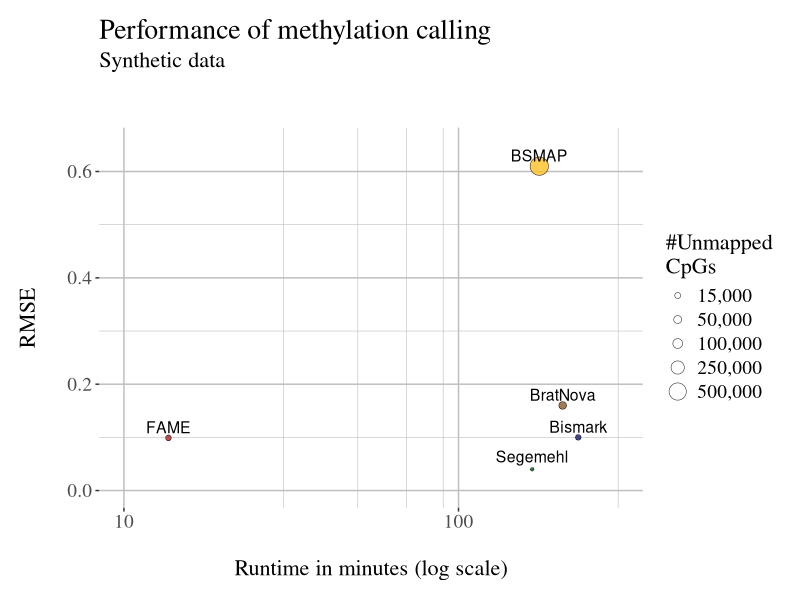
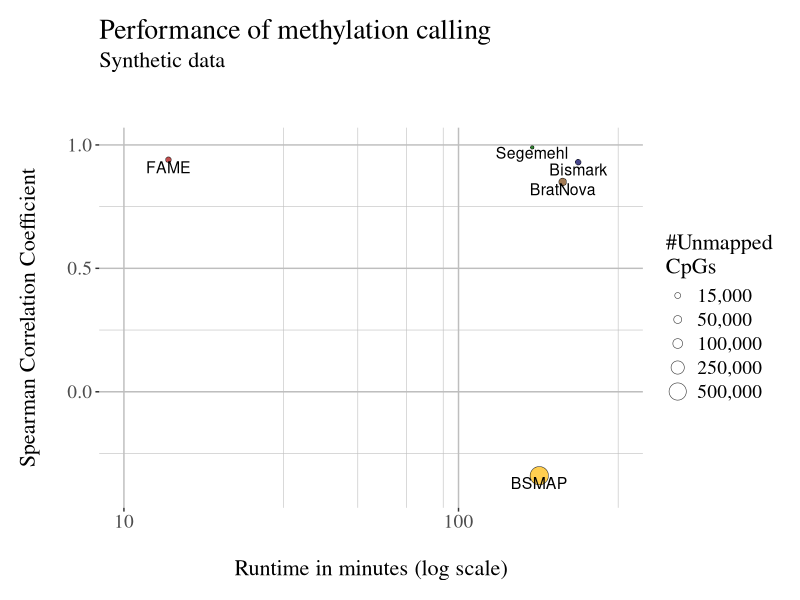

Recreate these plots in R, in order.
require(ggplot2)
require(ggthemes)
require(scales)

get_secs <- function(h,m,s)
{
	return((h*60 + m)*60 + s)
}

get_hours <- function(h,m,s)
{
	return(h + m/60 + s/(60*60))
}
get_minutes <- function(h,m,s)
{
	return(h*60 + m + s/60)
}

data <- data.frame(
names = c("BSMAP", "BratNova", "Bismark", "FAME", "Segemehl"),
#runtime = c(get_secs(7+10,22+49,30+55), get_secs(25+3,42+3,24+56), get_secs(35+13,3+9,25+53), get_secs(4,28,32)),
runtime = c(get_minutes(1,59+54,24+58), get_minutes(1+1,58+26,30+18), get_minutes(1+2,46+1,27+26), get_minutes(0,13,35), get_minutes(2,5+8+31,45+50+28)),
unmapped = c(583528,44800,12371,12408,57),
rmse = c(0.61,0.16,0.1,0.099,0.04),
corr = c(-0.34,0.85,0.93,0.94,0.99)
)

# Todo log scale?

gg <- ggplot(data, aes(x=runtime, y=rmse))
gg <- gg + geom_point(aes(fill=names,size=unmapped), shape=21, color="black", alpha=0.8,stroke=0.3)
gg <- gg + geom_text(aes(label=names),size=4,nudge_y=0.02,parse=T)
gg <- gg + ylim(0,0.65)
gg <- gg + theme_tufte()
gg <- gg + scale_x_log10(breaks=c(1,10,100), minor_breaks=c(seq(10,100,20), seq(100,1000,200)), labels=c("1","10","100"), limits = c(10,300))
gg <- gg + theme(plot.margin = unit(c(0.5,0.5,0.5,0.5),"cm"))
gg <- gg + theme(plot.background = element_blank(),
                 panel.border = element_blank(),
		 axis.text = element_text(size=14),
                 axis.title.x = element_text(size=16,margin=margin(20,0,0,0)),
                 axis.title.y = element_text(size=16,margin=margin(0,20,0,0)),
                 plot.title = element_text(size=20),
		 plot.subtitle = element_text(size=16,margin=margin(0,0,40,0)),
		 panel.grid.major = element_line(colour="gray", size=0.5),
		 panel.grid.minor = element_line(colour="gray", size=0.2),
		 legend.title=element_text(size=16),
		 legend.text=element_text(size=14),
                 )
gg <- gg + scale_fill_manual(values=c("FAME"="firebrick", "Bismark"="midnightblue", "BratNova"="tan4","BSMAP"="goldenrod1", "Segemehl"="darkgreen"), 
                       		name="Method",
                       		breaks=c("FAME", "Bismark", "BratNova", "BSMAP", "Segemehl"),
                       		labels=c("FAME", "Bismark", "BratNova", "BSMAP", "Segemehl")
)
gg <- gg + guides(fill=FALSE)
gg <- gg + scale_size_continuous(name="#Unmapped\nCpGs", breaks=c(15000,50000,100000,250000,500000), labels = comma)

gg <- gg + labs(x="Runtime in minutes (log scale)",
	        y="RMSE",
		title="Performance of methylation calling",
		subtitle="Synthetic data")

gg2 <- ggplot(data, aes(x=runtime, y=corr))
gg2 <- gg2 + geom_point(aes(fill=names,size=unmapped), shape=21, color="black", alpha=0.8,stroke=0.3)
gg2 <- gg2 + geom_text(aes(label=names),size=4,nudge_y=-0.03,parse=T)
gg2 <- gg2 + ylim(-0.4,1)
gg2 <- gg2 + theme_tufte()
gg2 <- gg2 + scale_x_log10(breaks=c(1,10,100), minor_breaks=c(seq(10,100,20), seq(100,1000,200)), labels=c("1","10","100"), limits = c(10,300))
gg2 <- gg2 + theme(plot.margin = unit(c(0.5,0.5,0.5,0.5),"cm"))
gg2 <- gg2 + theme(plot.background = element_blank(),
                 panel.border = element_blank(),
		 axis.text = element_text(size=14),
                 axis.title.x = element_text(size=16,margin=margin(20,0,0,0)),
                 axis.title.y = element_text(size=16,margin=margin(0,20,0,0)),
                 plot.title = element_text(size=20),
		 plot.subtitle = element_text(size=16,margin=margin(0,0,40,0)),
		 panel.grid.major = element_line(colour="gray", size=0.5),
		 panel.grid.minor = element_line(colour="gray", size=0.2),
		 legend.title=element_text(size=16),
		 legend.text=element_text(size=14),
                 )
gg2 <- gg2 + scale_fill_manual(values=c("FAME"="firebrick", "Bismark"="midnightblue", "BratNova"="tan4","BSMAP"="goldenrod1", "Segemehl"="darkgreen"), 
                       		name="Method",
                       		breaks=c("FAME", "Bismark", "BratNova", "BSMAP", "Segemehl"),
                       		labels=c("FAME", "Bismark", "BratNova", "BSMAP", "Segemehl")
)
gg2 <- gg2 + guides(fill=FALSE)
gg2 <- gg2 + scale_size_continuous(name="#Unmapped\nCpGs", breaks=c(15000,50000,100000,250000,500000), labels = comma)

gg2 <- gg2 + labs(x="Runtime in minutes (log scale)",
	        y="Spearman Correlation Coefficient",
		title="Performance of methylation calling",
		subtitle="Synthetic data")

pdf("summary_plot.pdf")

print(gg)
print(gg2)

dev.off()

